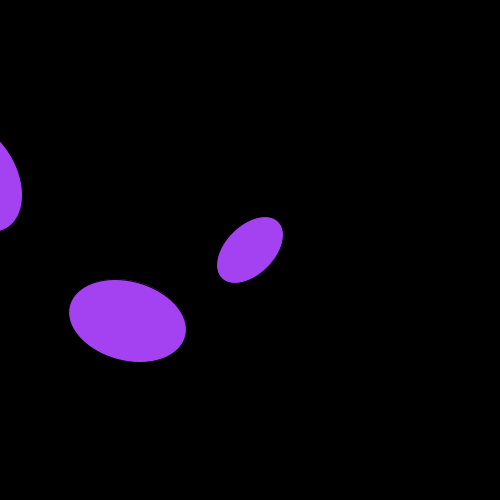
Frame 1 (no input)
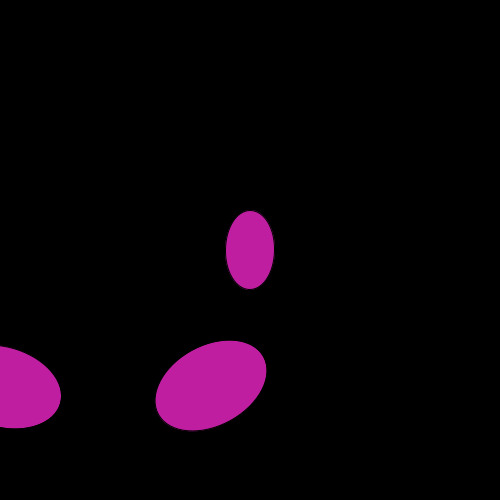
Frame 60 (the mouse pressed at the canvas centre just before this capture)
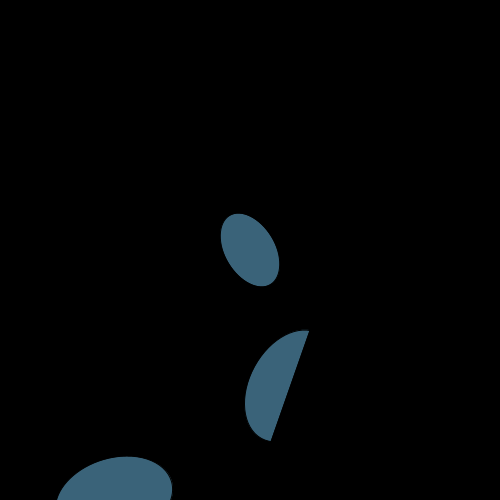
Frame 120 (the mouse held since frame 60 and released just before this capture)

The Processing sketch that drew these frames (run headless with seeded random() and noise(); from frame 60 on, the mouse is pressed at the canvas centre):

// Processing sketch: week3_homework
// ── week3_homework.pde
float angle;

void setup(){
  size(500,500);
  background(0);
  stroke(0);
}

void draw(){
  background(0);
  

eye(angle);// the ellipses are named eye for the shape
angle +=.1;

tri(angle);//the black triangle blends in with the background, it rotates too
angle +=.1;

}

void eye(float angle){ //defining function of eye
fill(random(0,255),random(0,255),random(0,255) );//eye is randomly changing colors


pushMatrix();

translate(250,250); //translated the eye into the middle of the canvas
rotate(angle);

rotate(radians(45));// this is the first eye, it is in the middle being rotated
ellipse(0,0,50,80); //it is in the middle and is the smallest
 
rotate(radians(60));// I put alternating angles of 45 and 60 to see if the ellipses will change the way they rotate and to see if it is visible to us
ellipse(100,100,80,120);// made the rest of the ellipses bigger and the same size, I wanted to make a spiral shape so I put it in increasing positions

rotate(radians(45));
ellipse(200,200,80,120);
 
rotate(radians(60));
ellipse(300,300,80,120);
 
rotate(radians(45));
ellipse(400,400,80,120);

rotate(radians(60));
ellipse(500,500,80,120);

popMatrix();

}

void tri(float angle){
  fill(0); // I wanted the triangle to blend in with the background to make it seem as if it weren't there
           // It made a cool blinking effect when it rotated over the colored ellipses
  
  pushMatrix();

  translate(250,500); //I wanted the point of the triangle to start in the bottom middle so the wider parts of the triangle can cover and rotate over the ellipses
  rotate(angle);
  
  triangle(0,0,500,0,250,500);
  
  popMatrix();
}
